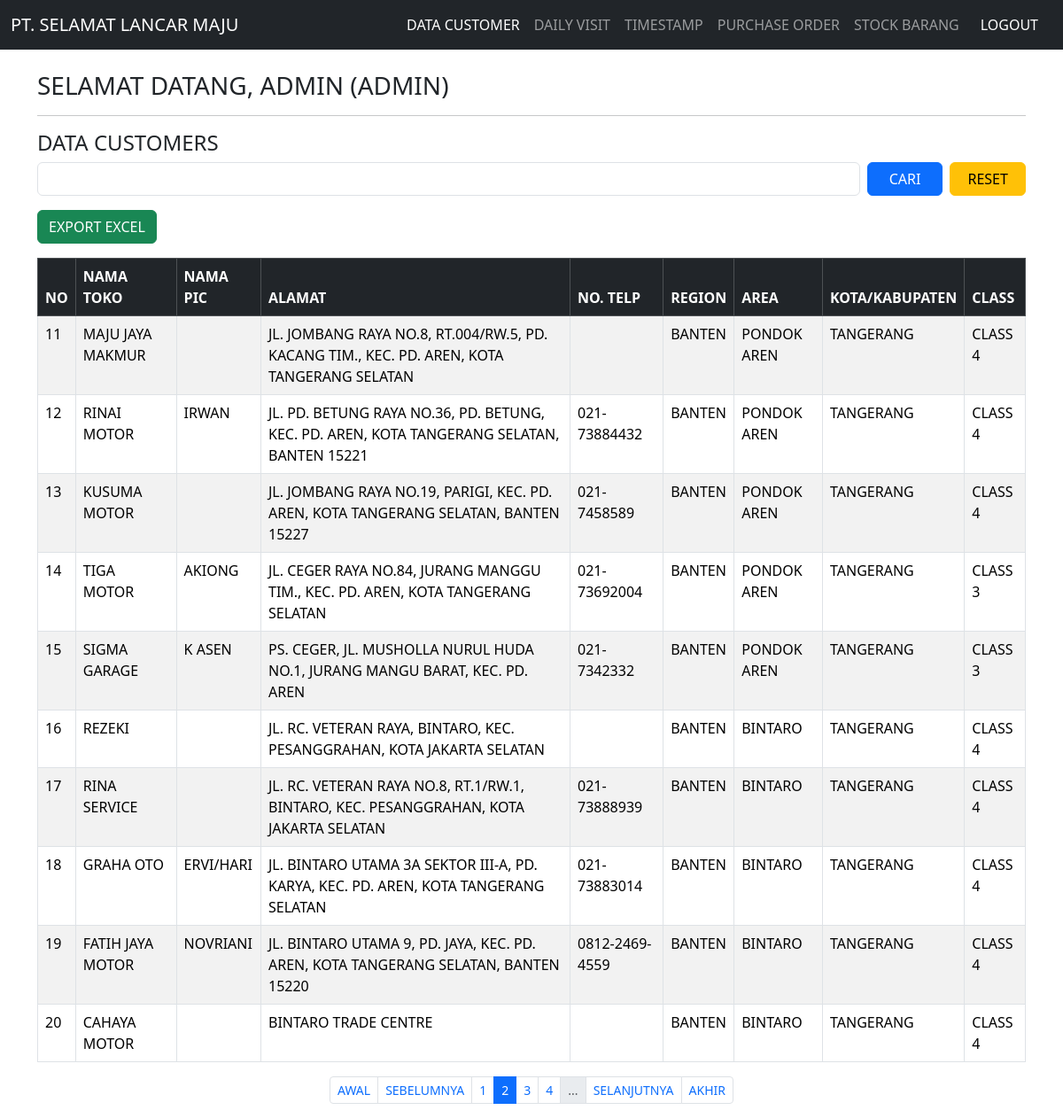
/customers.php?page=2 (signed in), run on the app's committed database.
### tables this page shows
CREATE TABLE `customers` (
  `id` int(11) NOT NULL,
  `nama_toko` varchar(100) NOT NULL,
  `nama_pic` varchar(100) NOT NULL,
  `alamat` text NOT NULL,
  `no_telp` varchar(20) NOT NULL,
  `region` varchar(50) NOT NULL,
  `area` varchar(50) NOT NULL,
  `kota_kabupaten` varchar(100) NOT NULL,
  `class` enum('1','2','3','4','5','6') NOT NULL,
  `created_at` timestamp NOT NULL DEFAULT current_timestamp()
);

### customers.php (the view, shortened to what this page needs)
<?php
include 'config.php';
$username = $_SESSION['username'];
$role     = $_SESSION['role'];
$limit = 10;
$page = isset($_GET['page']) ? (int)$_GET['page'] : 1;
$offset = ($page - 1) * $limit;
$search = isset($_GET['search']) ? trim($_GET['search']) : '';
$where  = "";
$params = [];
$types  = "";
if ($where != "") {
    $stmt = $conn->prepare("SELECT COUNT(*) as total FROM customers $where");
    $stmt->bind_param($types, ...$params);
    $stmt->execute();
    $total_result = $stmt->get_result();
} else {
    $total_result = $conn->query("SELECT COUNT(*) as total FROM customers");
}
$total_data  = $total_result->fetch_assoc()['total'];
$total_pages = ceil($total_data / $limit);
if ($where != "") {
    $sql  = "SELECT * FROM customers $where ORDER BY id DESC LIMIT ? OFFSET ?";
    $stmt = $conn->prepare($sql);
    $params[] = $limit;
    $params[] = $offset;
    $types   .= "ii";
    $stmt->bind_param($types, ...$params);
    $stmt->execute();
    $result = $stmt->get_result();
} else {
    $stmt = $conn->prepare("SELECT * FROM customers ORDER BY id DESC LIMIT ? OFFSET ?");
    $stmt->bind_param("ii", $limit, $offset);
    $stmt->execute();
    $result = $stmt->get_result();
}
?>
<!DOCTYPE html>
<html lang="id">
<head>
  <link href="https://cdn.jsdelivr.net/npm/bootstrap@5.3.8/dist/css/bootstrap.min.css" rel="stylesheet">
</head>
<body>
  <nav class="navbar navbar-expand-lg navbar-dark bg-dark">
    <div class="container-fluid">
      <a class="navbar-brand" href="customers.php">PT. SELAMAT LANCAR MAJU</a>
      <div class="collapse navbar-collapse" id="navbarNav">
        <ul class="navbar-nav ms-auto">
            <li class="nav-item"><a class="nav-link active" href="customers.php">DATA CUSTOMER</a></li>
            <li class="nav-item"><a class="nav-link" href="daily_visit.php">DAILY VISIT</a></li>
            <li class="nav-item"><a class="nav-link" href="timestamp.php">TIMESTAMP</a></li>
            <li class="nav-item"><a class="nav-link" href="#">PURCHASE ORDER</a></li>
            <li class="nav-item"><a class="nav-link" href="#">STOCK BARANG</a></li>
            <li class="nav-item">
                <a class="nav-link text-white btn btn-sm btn-danger px-3" href="logout.php">LOGOUT</a>
            </li>
        </ul>
      </div>
    </div>
  </nav>
  <div class="container mt-4">
    <h3>SELAMAT DATANG, <?= $username ?> (<?= $role ?>)</h3>
    <hr>
    <h4 id="customers">DATA CUSTOMERS</h4>
    <form method="GET" class="row g-2 mb-3">
        <div class="col-md-10">
            <input type="text" name="search" value="<?= htmlspecialchars($search) ?>" class="form-control" style="text-transform: uppercase;">
        </div>
        <div class="col">
            <button type="submit" class="btn btn-primary w-100">CARI</button>
        </div>
        <div class="col">
            <a href="customers.php" class="btn btn-warning w-100">RESET</a>
        </div>
      </form>
      <div class="col">
          <a href="customers.php?export=excel&search=<?= urlencode($search) ?>" class="btn btn-success">EXPORT EXCEL</a>
      </div>
    <div class="table-responsive">
      <table class="table table-bordered table-striped mt-3">
        <thead class="table-dark">
          <tr>
            <th>NO</th>
            <th>NAMA TOKO</th>
            <th>NAMA PIC</th>
            <th>ALAMAT</th>
            <th>NO. TELP</th>
            <th>REGION</th>
            <th>AREA</th>
            <th>KOTA/KABUPATEN</th>
            <th>CLASS</th>
          </tr>
        </thead>
        <tbody>
          <?php
          if ($result->num_rows > 0):
              $no = $offset + 1;
              while($row = $result->fetch_assoc()): ?>
              <tr>
                <td><?= $no++ ?></td>
                <td><?= $row['nama_toko'] ?></td>
                <td><?= $row['nama_pic'] ?></td>
                <td><?= $row['alamat'] ?></td>
                <td><?= $row['no_telp'] ?></td>
                <td><?= $row['region'] ?></td>
                <td><?= $row['area'] ?></td>
                <td><?= $row['kota_kabupaten'] ?></td>
                <td>CLASS <?= $row['class'] ?></td>
              </tr>
          <?php
              endwhile;
          else: ?>
            <tr>
              <td colspan="9" class="text-center">BELUM ADA DATA CUSTOMER</td>
            </tr>
          <?php endif; ?>
        </tbody>
      </table>
    </div>
    <nav aria-label="Page navigation">
      <ul class="pagination pagination-sm justify-content-center flex-wrap">
        <li class="page-item <?= ($page <= 1) ? 'disabled' : '' ?>">
          <a class="page-link" href="?page=1<?= ($search ? "&search=" . urlencode($search) : "") ?>">AWAL</a>
        </li>
        <li class="page-item <?= ($page <= 1) ? 'disabled' : '' ?>">
          <a class="page-link" href="?page=<?= $page - 1 ?><?= ($search ? "&search=" . urlencode($search) : "") ?>">SEBELUMNYA</a>
        </li>
        <?php
        $range = 2;
        $start = max(1, $page - $range);
        $end   = min($total_pages, $page + $range);
        for ($i = $start; $i <= $end; $i++): ?>
          <li class="page-item <?= ($i == $page) ? 'active' : '' ?>">
            <a class="page-link" href="?page=<?= $i ?><?= ($search ? "&search=" . urlencode($search) : "") ?>"><?= $i ?></a>
          </li>
        <?php endfor;
        if ($end < $total_pages) {
            echo '<li class="page-item disabled"><span class="page-link">...</span></li>';
        }
        ?>
        <li class="page-item <?= ($page >= $total_pages) ? 'disabled' : '' ?>">
          <a class="page-link" href="?page=<?= $page + 1 ?><?= ($search ? "&search=" . urlencode($search) : "") ?>">SELANJUTNYA</a>
        </li>
        <li class="page-item <?= ($page >= $total_pages) ? 'disabled' : '' ?>">
          <a class="page-link" href="?page=<?= $total_pages ?><?= ($search ? "&search=" . urlencode($search) : "") ?>">AKHIR</a>
        </li>
      </ul>
    </nav>
  </div>
</body>
</html>

### data on the page
customers: nama_toko "MAJU JAYA MAKMUR", alamat "JL. JOMBANG RAYA NO.8, RT.004/RW.5, PD. KACANG TIM., KEC. PD. AREN, KOTA TANGERANG SELATAN", region "BANTEN", area "PONDOK AREN", kota_kabupaten "TANGERANG", class "4"
customers: nama_toko "RINAI MOTOR", nama_pic "IRWAN", alamat "JL. PD. BETUNG RAYA NO.36, PD. BETUNG, KEC. PD. AREN, KOTA TANGERANG SELATAN, BANTEN 15221", no_telp "021-73884432", region "BANTEN", area "PONDOK AREN", kota_kabupaten "TANGERANG", class "4"
customers: nama_toko "KUSUMA MOTOR", alamat "JL. JOMBANG RAYA NO.19, PARIGI, KEC. PD. AREN, KOTA TANGERANG SELATAN, BANTEN 15227", no_telp "021-7458589", region "BANTEN", area "PONDOK AREN", kota_kabupaten "TANGERANG", class "4"
customers: nama_toko "TIGA MOTOR", nama_pic "AKIONG", alamat "JL. CEGER RAYA NO.84, JURANG MANGGU TIM., KEC. PD. AREN, KOTA TANGERANG SELATAN", no_telp "021-73692004", region "BANTEN", area "PONDOK AREN", kota_kabupaten "TANGERANG", class "3"
customers: nama_toko "SIGMA GARAGE", nama_pic "K ASEN", alamat "PS. CEGER, JL. MUSHOLLA NURUL HUDA NO.1, JURANG MANGU BARAT, KEC. PD. AREN", no_telp "021-7342332", region "BANTEN", area "PONDOK AREN", kota_kabupaten "TANGERANG", class "3"
customers: nama_toko "REZEKI", alamat "JL. RC. VETERAN RAYA, BINTARO, KEC. PESANGGRAHAN, KOTA JAKARTA SELATAN", region "BANTEN", area "BINTARO", kota_kabupaten "TANGERANG", class "4"
customers: nama_toko "RINA SERVICE", alamat "JL. RC. VETERAN RAYA NO.8, RT.1/RW.1, BINTARO, KEC. PESANGGRAHAN, KOTA JAKARTA SELATAN", no_telp "021-73888939", region "BANTEN", area "BINTARO", kota_kabupaten "TANGERANG", class "4"
customers: nama_toko "GRAHA OTO", nama_pic "ERVI/HARI", alamat "JL. BINTARO UTAMA 3A SEKTOR III-A, PD. KARYA, KEC. PD. AREN, KOTA TANGERANG SELATAN", no_telp "021-73883014", region "BANTEN", area "BINTARO", kota_kabupaten "TANGERANG", class "4"
customers: nama_toko "FATIH JAYA MOTOR", nama_pic "NOVRIANI", alamat "JL. BINTARO UTAMA 9, PD. JAYA, KEC. PD. AREN, KOTA TANGERANG SELATAN, BANTEN 15220", no_telp "0812-2469-4559", region "BANTEN", area "BINTARO", kota_kabupaten "TANGERANG", class "4"
customers: nama_toko "CAHAYA MOTOR", alamat "BINTARO TRADE CENTRE", region "BANTEN", area "BINTARO", kota_kabupaten "TANGERANG", class "4"

### other printed values
$username "ADMIN"
$role "ADMIN"
